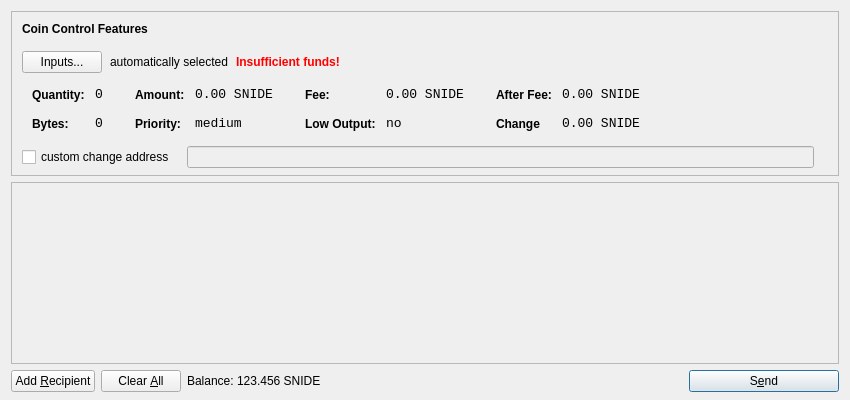
<?xml version="1.0" encoding="UTF-8"?>
<ui version="4.0">
 <class>SendCoinsDialog</class>
 <widget class="QDialog" name="SendCoinsDialog">
  <property name="geometry">
   <rect>
    <x>0</x>
    <y>0</y>
    <width>850</width>
    <height>400</height>
   </rect>
  </property>
  <property name="windowTitle">
   <string>Send Coins</string>
  </property>
  <layout class="QVBoxLayout" name="verticalLayout" stretch="0,1,0">
   <property name="bottomMargin">
    <number>8</number>
   </property>
   <item>
    <widget class="QFrame" name="frameCoinControl">
     <property name="sizePolicy">
      <sizepolicy hsizetype="Expanding" vsizetype="Expanding">
       <horstretch>0</horstretch>
       <verstretch>0</verstretch>
      </sizepolicy>
     </property>
     <property name="maximumSize">
      <size>
       <width>16777215</width>
       <height>16777215</height>
      </size>
     </property>
     <property name="frameShape">
      <enum>QFrame::StyledPanel</enum>
     </property>
     <property name="frameShadow">
      <enum>QFrame::Sunken</enum>
     </property>
     <layout class="QVBoxLayout" name="verticalLayoutCoinControl2">
      <property name="spacing">
       <number>-1</number>
      </property>
      <property name="leftMargin">
       <number>0</number>
      </property>
      <property name="topMargin">
       <number>0</number>
      </property>
      <property name="rightMargin">
       <number>0</number>
      </property>
      <property name="bottomMargin">
       <number>6</number>
      </property>
      <item>
       <layout class="QVBoxLayout" name="verticalLayoutCoinControl" stretch="0,0,0,0,1">
        <property name="spacing">
         <number>0</number>
        </property>
        <property name="leftMargin">
         <number>10</number>
        </property>
        <property name="topMargin">
         <number>10</number>
        </property>
        <item>
         <layout class="QHBoxLayout" name="horizontalLayoutCoinControl1">
          <property name="bottomMargin">
           <number>15</number>
          </property>
          <item>
           <widget class="QLabel" name="labelCoinControlFeatures">
            <property name="sizePolicy">
             <sizepolicy hsizetype="Preferred" vsizetype="Maximum">
              <horstretch>0</horstretch>
              <verstretch>0</verstretch>
             </sizepolicy>
            </property>
            <property name="font">
             <font>
              <weight>75</weight>
              <bold>true</bold>
             </font>
            </property>
            <property name="styleSheet">
             <string notr="true">font-weight:bold;</string>
            </property>
            <property name="text">
             <string>Coin Control Features</string>
            </property>
           </widget>
          </item>
         </layout>
        </item>
        <item>
         <layout class="QHBoxLayout" name="horizontalLayoutCoinControl2" stretch="0,0,0,0">
          <property name="spacing">
           <number>8</number>
          </property>
          <property name="bottomMargin">
           <number>10</number>
          </property>
          <item>
           <widget class="QPushButton" name="pushButtonCoinControl">
            <property name="styleSheet">
             <string notr="true"/>
            </property>
            <property name="text">
             <string>Inputs...</string>
            </property>
           </widget>
          </item>
          <item>
           <widget class="QLabel" name="labelCoinControlAutomaticallySelected">
            <property name="text">
             <string>automatically selected</string>
            </property>
            <property name="margin">
             <number>5</number>
            </property>
           </widget>
          </item>
          <item>
           <widget class="QLabel" name="labelCoinControlInsuffFunds">
            <property name="font">
             <font>
              <weight>75</weight>
              <bold>true</bold>
             </font>
            </property>
            <property name="styleSheet">
             <string notr="true">color:red;font-weight:bold;</string>
            </property>
            <property name="text">
             <string>Insufficient funds!</string>
            </property>
            <property name="margin">
             <number>5</number>
            </property>
           </widget>
          </item>
          <item>
           <spacer name="horizontalSpacerCoinControl">
            <property name="orientation">
             <enum>Qt::Horizontal</enum>
            </property>
            <property name="sizeHint" stdset="0">
             <size>
              <width>40</width>
              <height>1</height>
             </size>
            </property>
           </spacer>
          </item>
         </layout>
        </item>
        <item>
         <widget class="QWidget" name="widgetCoinControl" native="true">
          <property name="sizePolicy">
           <sizepolicy hsizetype="Preferred" vsizetype="Preferred">
            <horstretch>0</horstretch>
            <verstretch>0</verstretch>
           </sizepolicy>
          </property>
          <property name="minimumSize">
           <size>
            <width>0</width>
            <height>0</height>
           </size>
          </property>
          <property name="styleSheet">
           <string notr="true"/>
          </property>
          <layout class="QHBoxLayout" name="horizontalLayoutCoinControl5">
           <property name="margin">
            <number>0</number>
           </property>
           <item>
            <layout class="QHBoxLayout" name="horizontalLayoutCoinControl3" stretch="0,0,0,1">
             <property name="spacing">
              <number>20</number>
             </property>
             <property name="topMargin">
              <number>0</number>
             </property>
             <property name="bottomMargin">
              <number>10</number>
             </property>
             <item>
              <layout class="QFormLayout" name="formLayoutCoinControl1">
               <property name="horizontalSpacing">
                <number>10</number>
               </property>
               <property name="verticalSpacing">
                <number>14</number>
               </property>
               <property name="leftMargin">
                <number>10</number>
               </property>
               <property name="topMargin">
                <number>4</number>
               </property>
               <property name="rightMargin">
                <number>6</number>
               </property>
               <item row="0" column="0">
                <widget class="QLabel" name="labelCoinControlQuantityText">
                 <property name="styleSheet">
                  <string notr="true">font-weight:bold;</string>
                 </property>
                 <property name="text">
                  <string>Quantity:</string>
                 </property>
                 <property name="margin">
                  <number>0</number>
                 </property>
                </widget>
               </item>
               <item row="0" column="1">
                <widget class="QLabel" name="labelCoinControlQuantity">
                 <property name="font">
                  <font>
                   <family>Monospace</family>
                   <pointsize>10</pointsize>
                  </font>
                 </property>
                 <property name="cursor">
                  <cursorShape>IBeamCursor</cursorShape>
                 </property>
                 <property name="contextMenuPolicy">
                  <enum>Qt::ActionsContextMenu</enum>
                 </property>
                 <property name="text">
                  <string>0</string>
                 </property>
                 <property name="margin">
                  <number>0</number>
                 </property>
                 <property name="textInteractionFlags">
                  <set>Qt::LinksAccessibleByMouse|Qt::TextSelectableByKeyboard|Qt::TextSelectableByMouse</set>
                 </property>
                </widget>
               </item>
               <item row="1" column="0">
                <widget class="QLabel" name="labelCoinControlBytesText">
                 <property name="styleSheet">
                  <string notr="true">font-weight:bold;</string>
                 </property>
                 <property name="text">
                  <string>Bytes:</string>
                 </property>
                </widget>
               </item>
               <item row="1" column="1">
                <widget class="QLabel" name="labelCoinControlBytes">
                 <property name="font">
                  <font>
                   <family>Monospace</family>
                   <pointsize>10</pointsize>
                  </font>
                 </property>
                 <property name="cursor">
                  <cursorShape>IBeamCursor</cursorShape>
                 </property>
                 <property name="contextMenuPolicy">
                  <enum>Qt::ActionsContextMenu</enum>
                 </property>
                 <property name="text">
                  <string>0</string>
                 </property>
                 <property name="textInteractionFlags">
                  <set>Qt::LinksAccessibleByMouse|Qt::TextSelectableByKeyboard|Qt::TextSelectableByMouse</set>
                 </property>
                </widget>
               </item>
              </layout>
             </item>
             <item>
              <layout class="QFormLayout" name="formLayoutCoinControl2">
               <property name="horizontalSpacing">
                <number>10</number>
               </property>
               <property name="verticalSpacing">
                <number>14</number>
               </property>
               <property name="leftMargin">
                <number>6</number>
               </property>
               <property name="topMargin">
                <number>4</number>
               </property>
               <property name="rightMargin">
                <number>6</number>
               </property>
               <item row="0" column="0">
                <widget class="QLabel" name="labelCoinControlAmountText">
                 <property name="styleSheet">
                  <string notr="true">font-weight:bold;</string>
                 </property>
                 <property name="text">
                  <string>Amount:</string>
                 </property>
                 <property name="margin">
                  <number>0</number>
                 </property>
                </widget>
               </item>
               <item row="0" column="1">
                <widget class="QLabel" name="labelCoinControlAmount">
                 <property name="font">
                  <font>
                   <family>Monospace</family>
                   <pointsize>10</pointsize>
                  </font>
                 </property>
                 <property name="cursor">
                  <cursorShape>IBeamCursor</cursorShape>
                 </property>
                 <property name="contextMenuPolicy">
                  <enum>Qt::ActionsContextMenu</enum>
                 </property>
                 <property name="text">
                  <string>0.00 SNIDE</string>
                 </property>
                 <property name="textInteractionFlags">
                  <set>Qt::LinksAccessibleByMouse|Qt::TextSelectableByKeyboard|Qt::TextSelectableByMouse</set>
                 </property>
                </widget>
               </item>
               <item row="1" column="0">
                <widget class="QLabel" name="labelCoinControlPriorityText">
                 <property name="styleSheet">
                  <string notr="true">font-weight:bold;</string>
                 </property>
                 <property name="text">
                  <string>Priority:</string>
                 </property>
                </widget>
               </item>
               <item row="1" column="1">
                <widget class="QLabel" name="labelCoinControlPriority">
                 <property name="font">
                  <font>
                   <family>Monospace</family>
                   <pointsize>10</pointsize>
                  </font>
                 </property>
                 <property name="cursor">
                  <cursorShape>IBeamCursor</cursorShape>
                 </property>
                 <property name="contextMenuPolicy">
                  <enum>Qt::ActionsContextMenu</enum>
                 </property>
                 <property name="text">
                  <string>medium</string>
                 </property>
                 <property name="textInteractionFlags">
                  <set>Qt::LinksAccessibleByMouse|Qt::TextSelectableByKeyboard|Qt::TextSelectableByMouse</set>
                 </property>
                </widget>
               </item>
              </layout>
             </item>
             <item>
              <layout class="QFormLayout" name="formLayoutCoinControl3">
               <property name="horizontalSpacing">
                <number>10</number>
               </property>
               <property name="verticalSpacing">
                <number>14</number>
               </property>
               <property name="leftMargin">
                <number>6</number>
               </property>
               <property name="topMargin">
                <number>4</number>
               </property>
               <property name="rightMargin">
                <number>6</number>
               </property>
               <item row="0" column="0">
                <widget class="QLabel" name="labelCoinControlFeeText">
                 <property name="styleSheet">
                  <string notr="true">font-weight:bold;</string>
                 </property>
                 <property name="text">
                  <string>Fee:</string>
                 </property>
                 <property name="margin">
                  <number>0</number>
                 </property>
                </widget>
               </item>
               <item row="0" column="1">
                <widget class="QLabel" name="labelCoinControlFee">
                 <property name="font">
                  <font>
                   <family>Monospace</family>
                   <pointsize>10</pointsize>
                  </font>
                 </property>
                 <property name="cursor">
                  <cursorShape>IBeamCursor</cursorShape>
                 </property>
                 <property name="contextMenuPolicy">
                  <enum>Qt::ActionsContextMenu</enum>
                 </property>
                 <property name="text">
                  <string>0.00 SNIDE</string>
                 </property>
                 <property name="textInteractionFlags">
                  <set>Qt::LinksAccessibleByMouse|Qt::TextSelectableByKeyboard|Qt::TextSelectableByMouse</set>
                 </property>
                </widget>
               </item>
               <item row="1" column="0">
                <widget class="QLabel" name="labelCoinControlLowOutputText">
                 <property name="styleSheet">
                  <string notr="true">font-weight:bold;</string>
                 </property>
                 <property name="text">
                  <string>Low Output:</string>
                 </property>
                </widget>
               </item>
               <item row="1" column="1">
                <widget class="QLabel" name="labelCoinControlLowOutput">
                 <property name="font">
                  <font>
                   <family>Monospace</family>
                   <pointsize>10</pointsize>
                  </font>
                 </property>
                 <property name="cursor">
                  <cursorShape>IBeamCursor</cursorShape>
                 </property>
                 <property name="contextMenuPolicy">
                  <enum>Qt::ActionsContextMenu</enum>
                 </property>
                 <property name="text">
                  <string>no</string>
                 </property>
                 <property name="textInteractionFlags">
                  <set>Qt::LinksAccessibleByMouse|Qt::TextSelectableByKeyboard|Qt::TextSelectableByMouse</set>
                 </property>
                </widget>
               </item>
              </layout>
             </item>
             <item>
              <layout class="QFormLayout" name="formLayoutCoinControl4">
               <property name="horizontalSpacing">
                <number>10</number>
               </property>
               <property name="verticalSpacing">
                <number>14</number>
               </property>
               <property name="leftMargin">
                <number>6</number>
               </property>
               <property name="topMargin">
                <number>4</number>
               </property>
               <property name="rightMargin">
                <number>6</number>
               </property>
               <item row="0" column="0">
                <widget class="QLabel" name="labelCoinControlAfterFeeText">
                 <property name="styleSheet">
                  <string notr="true">font-weight:bold;</string>
                 </property>
                 <property name="text">
                  <string>After Fee:</string>
                 </property>
                 <property name="margin">
                  <number>0</number>
                 </property>
                </widget>
               </item>
               <item row="0" column="1">
                <widget class="QLabel" name="labelCoinControlAfterFee">
                 <property name="font">
                  <font>
                   <family>Monospace</family>
                   <pointsize>10</pointsize>
                  </font>
                 </property>
                 <property name="cursor">
                  <cursorShape>IBeamCursor</cursorShape>
                 </property>
                 <property name="contextMenuPolicy">
                  <enum>Qt::ActionsContextMenu</enum>
                 </property>
                 <property name="text">
                  <string>0.00 SNIDE</string>
                 </property>
                 <property name="textInteractionFlags">
                  <set>Qt::LinksAccessibleByMouse|Qt::TextSelectableByKeyboard|Qt::TextSelectableByMouse</set>
                 </property>
                </widget>
               </item>
               <item row="1" column="0">
                <widget class="QLabel" name="labelCoinControlChangeText">
                 <property name="styleSheet">
                  <string notr="true">font-weight:bold;</string>
                 </property>
                 <property name="text">
                  <string>Change</string>
                 </property>
                </widget>
               </item>
               <item row="1" column="1">
                <widget class="QLabel" name="labelCoinControlChange">
                 <property name="font">
                  <font>
                   <family>Monospace</family>
                   <pointsize>10</pointsize>
                  </font>
                 </property>
                 <property name="cursor">
                  <cursorShape>IBeamCursor</cursorShape>
                 </property>
                 <property name="contextMenuPolicy">
                  <enum>Qt::ActionsContextMenu</enum>
                 </property>
                 <property name="text">
                  <string>0.00 SNIDE</string>
                 </property>
                 <property name="textInteractionFlags">
                  <set>Qt::LinksAccessibleByMouse|Qt::TextSelectableByKeyboard|Qt::TextSelectableByMouse</set>
                 </property>
                </widget>
               </item>
              </layout>
             </item>
            </layout>
           </item>
          </layout>
         </widget>
        </item>
        <item>
         <layout class="QHBoxLayout" name="horizontalLayoutCoinControl4" stretch="0,0,0">
          <property name="spacing">
           <number>12</number>
          </property>
          <property name="sizeConstraint">
           <enum>QLayout::SetDefaultConstraint</enum>
          </property>
          <property name="topMargin">
           <number>5</number>
          </property>
          <property name="rightMargin">
           <number>5</number>
          </property>
          <item>
           <widget class="QCheckBox" name="checkBoxCoinControlChange">
            <property name="text">
             <string>custom change address</string>
            </property>
           </widget>
          </item>
          <item>
           <widget class="QLineEdit" name="lineEditCoinControlChange">
            <property name="enabled">
             <bool>false</bool>
            </property>
            <property name="sizePolicy">
             <sizepolicy hsizetype="Expanding" vsizetype="Fixed">
              <horstretch>0</horstretch>
              <verstretch>0</verstretch>
             </sizepolicy>
            </property>
           </widget>
          </item>
          <item>
           <widget class="QLabel" name="labelCoinControlChangeLabel">
            <property name="sizePolicy">
             <sizepolicy hsizetype="Preferred" vsizetype="Expanding">
              <horstretch>0</horstretch>
              <verstretch>0</verstretch>
             </sizepolicy>
            </property>
            <property name="minimumSize">
             <size>
              <width>0</width>
              <height>0</height>
             </size>
            </property>
            <property name="text">
             <string/>
            </property>
            <property name="margin">
             <number>3</number>
            </property>
           </widget>
          </item>
         </layout>
        </item>
        <item>
         <spacer name="verticalSpacerCoinControl">
          <property name="orientation">
           <enum>Qt::Vertical</enum>
          </property>
          <property name="sizeHint" stdset="0">
           <size>
            <width>800</width>
            <height>1</height>
           </size>
          </property>
         </spacer>
        </item>
       </layout>
      </item>
     </layout>
    </widget>
   </item>
   <item>
    <widget class="QScrollArea" name="scrollArea">
     <property name="widgetResizable">
      <bool>true</bool>
     </property>
     <widget class="QWidget" name="scrollAreaWidgetContents">
      <property name="geometry">
       <rect>
        <x>0</x>
        <y>0</y>
        <width>830</width>
        <height>165</height>
       </rect>
      </property>
      <layout class="QVBoxLayout" name="verticalLayout_2">
       <property name="margin">
        <number>0</number>
       </property>
       <item>
        <layout class="QVBoxLayout" name="entries">
         <property name="spacing">
          <number>6</number>
         </property>
        </layout>
       </item>
       <item>
        <spacer name="verticalSpacer">
         <property name="orientation">
          <enum>Qt::Vertical</enum>
         </property>
         <property name="sizeHint" stdset="0">
          <size>
           <width>20</width>
           <height>40</height>
          </size>
         </property>
        </spacer>
       </item>
      </layout>
     </widget>
    </widget>
   </item>
   <item>
    <layout class="QHBoxLayout" name="horizontalLayout">
     <item>
      <widget class="QPushButton" name="addButton">
       <property name="toolTip">
        <string>Send to multiple recipients at once</string>
       </property>
       <property name="text">
        <string>Add &amp;Recipient</string>
       </property>
       <property name="icon">
        <iconset resource="../bitcoin.qrc">
         <normaloff>:/icons/add</normaloff>:/icons/add</iconset>
       </property>
       <property name="autoDefault">
        <bool>false</bool>
       </property>
      </widget>
     </item>
     <item>
      <widget class="QPushButton" name="clearButton">
       <property name="sizePolicy">
        <sizepolicy hsizetype="Minimum" vsizetype="Fixed">
         <horstretch>0</horstretch>
         <verstretch>0</verstretch>
        </sizepolicy>
       </property>
       <property name="toolTip">
        <string>Remove all transaction fields</string>
       </property>
       <property name="text">
        <string>Clear &amp;All</string>
       </property>
       <property name="icon">
        <iconset resource="../bitcoin.qrc">
         <normaloff>:/icons/remove</normaloff>:/icons/remove</iconset>
       </property>
       <property name="autoRepeatDelay">
        <number>300</number>
       </property>
       <property name="autoDefault">
        <bool>false</bool>
       </property>
      </widget>
     </item>
     <item>
      <layout class="QHBoxLayout" name="horizontalLayout_2">
       <property name="spacing">
        <number>3</number>
       </property>
       <item>
        <widget class="QLabel" name="label">
         <property name="sizePolicy">
          <sizepolicy hsizetype="Preferred" vsizetype="Fixed">
           <horstretch>0</horstretch>
           <verstretch>0</verstretch>
          </sizepolicy>
         </property>
         <property name="text">
          <string>Balance:</string>
         </property>
        </widget>
       </item>
       <item>
        <widget class="QLabel" name="labelBalance">
         <property name="sizePolicy">
          <sizepolicy hsizetype="Preferred" vsizetype="Fixed">
           <horstretch>0</horstretch>
           <verstretch>0</verstretch>
          </sizepolicy>
         </property>
         <property name="cursor">
          <cursorShape>IBeamCursor</cursorShape>
         </property>
         <property name="text">
          <string>123.456 SNIDE</string>
         </property>
         <property name="textInteractionFlags">
          <set>Qt::LinksAccessibleByMouse|Qt::TextSelectableByKeyboard|Qt::TextSelectableByMouse</set>
         </property>
        </widget>
       </item>
      </layout>
     </item>
     <item>
      <spacer name="horizontalSpacer">
       <property name="orientation">
        <enum>Qt::Horizontal</enum>
       </property>
       <property name="sizeHint" stdset="0">
        <size>
         <width>40</width>
         <height>20</height>
        </size>
       </property>
      </spacer>
     </item>
     <item>
      <widget class="QPushButton" name="sendButton">
       <property name="minimumSize">
        <size>
         <width>150</width>
         <height>0</height>
        </size>
       </property>
       <property name="toolTip">
        <string>Confirm the send action</string>
       </property>
       <property name="text">
        <string>S&amp;end</string>
       </property>
       <property name="icon">
        <iconset resource="../bitcoin.qrc">
         <normaloff>:/icons/send</normaloff>:/icons/send</iconset>
       </property>
       <property name="default">
        <bool>true</bool>
       </property>
      </widget>
     </item>
    </layout>
   </item>
  </layout>
 </widget>
 <resources>
  <include location="../bitcoin.qrc"/>
 </resources>
 <connections/>
</ui>
